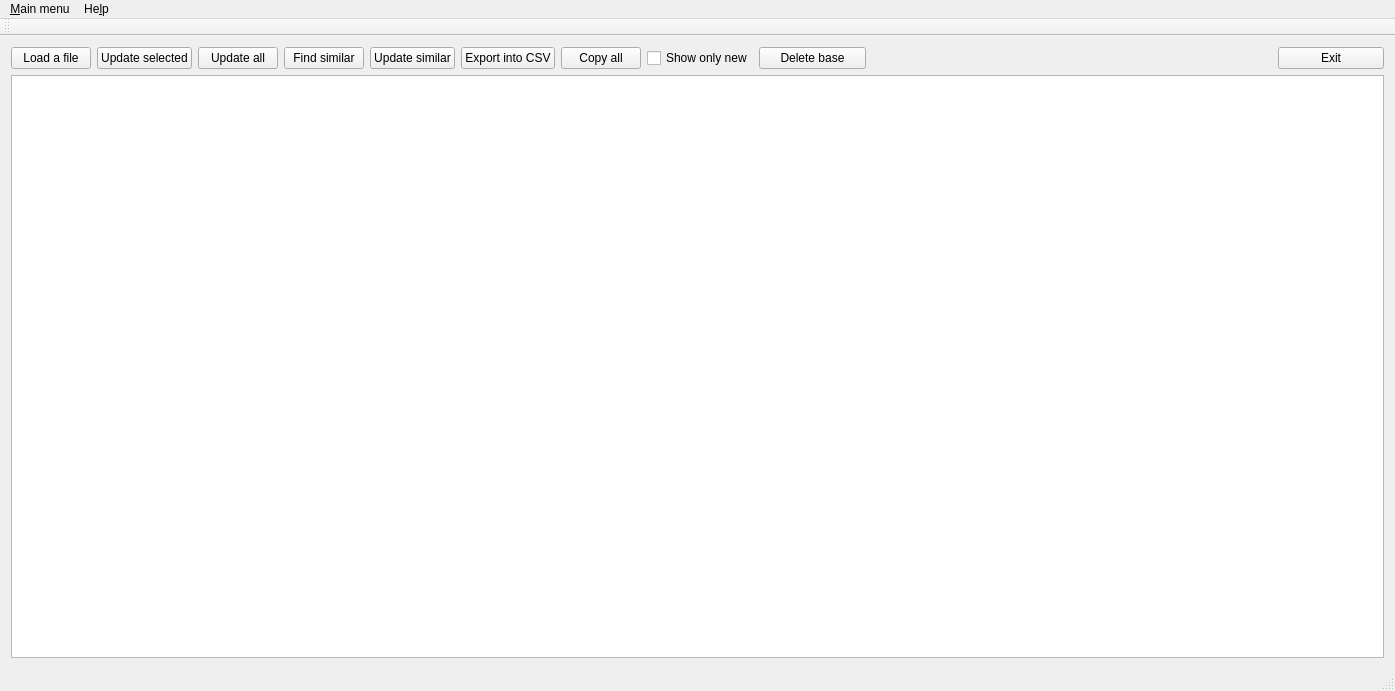
<?xml version="1.0" encoding="UTF-8"?>
<ui version="4.0">
 <class>MainWindow</class>
 <widget class="QMainWindow" name="MainWindow">
  <property name="geometry">
   <rect>
    <x>0</x>
    <y>0</y>
    <width>1395</width>
    <height>691</height>
   </rect>
  </property>
  <property name="sizePolicy">
   <sizepolicy hsizetype="Expanding" vsizetype="Expanding">
    <horstretch>0</horstretch>
    <verstretch>0</verstretch>
   </sizepolicy>
  </property>
  <property name="contextMenuPolicy">
   <enum>Qt::DefaultContextMenu</enum>
  </property>
  <property name="windowTitle">
   <string>Grow Your Sales</string>
  </property>
  <property name="layoutDirection">
   <enum>Qt::LeftToRight</enum>
  </property>
  <widget class="QWidget" name="centralWidget">
   <layout class="QGridLayout" name="gridLayout_2">
    <item row="0" column="4">
     <widget class="QPushButton" name="btnExit">
      <property name="cursor">
       <cursorShape>ArrowCursor</cursorShape>
      </property>
      <property name="text">
       <string>Exit</string>
      </property>
     </widget>
    </item>
    <item row="3" column="0" colspan="5">
     <layout class="QGridLayout" name="gridLayout">
      <property name="sizeConstraint">
       <enum>QLayout::SetMaximumSize</enum>
      </property>
      <item row="0" column="0">
       <widget class="QTableView" name="tableView">
        <property name="selectionBehavior">
         <enum>QAbstractItemView::SelectRows</enum>
        </property>
        <attribute name="verticalHeaderCascadingSectionResizes">
         <bool>false</bool>
        </attribute>
       </widget>
      </item>
     </layout>
    </item>
    <item row="0" column="0">
     <layout class="QHBoxLayout" name="horizontalLayout">
      <item>
       <widget class="QPushButton" name="btnLoadFile">
        <property name="text">
         <string>Load a file</string>
        </property>
       </widget>
      </item>
      <item>
       <widget class="QPushButton" name="btnUpdateSelected">
        <property name="text">
         <string>Update selected</string>
        </property>
       </widget>
      </item>
      <item>
       <widget class="QPushButton" name="btnUpdateAll">
        <property name="text">
         <string>Update all</string>
        </property>
       </widget>
      </item>
      <item>
       <widget class="QPushButton" name="btnFindSimilar">
        <property name="toolTip">
         <string>Funtion has not been implemented yet</string>
        </property>
        <property name="toolTipDuration">
         <number>-1</number>
        </property>
        <property name="text">
         <string>Find similar</string>
        </property>
       </widget>
      </item>
      <item>
       <widget class="QPushButton" name="btnUpdateSimilar">
        <property name="toolTip">
         <string>Funtion has not been implemented yet</string>
        </property>
        <property name="statusTip">
         <string/>
        </property>
        <property name="text">
         <string>Update similar</string>
        </property>
       </widget>
      </item>
      <item>
       <widget class="QPushButton" name="btnExportFile">
        <property name="text">
         <string>Export into CSV</string>
        </property>
       </widget>
      </item>
      <item>
       <widget class="QPushButton" name="btnCopyAll">
        <property name="text">
         <string>Copy all</string>
        </property>
       </widget>
      </item>
     </layout>
    </item>
    <item row="0" column="3">
     <spacer name="horizontalSpacer">
      <property name="orientation">
       <enum>Qt::Horizontal</enum>
      </property>
      <property name="sizeType">
       <enum>QSizePolicy::Fixed</enum>
      </property>
      <property name="sizeHint" stdset="0">
       <size>
        <width>400</width>
        <height>20</height>
       </size>
      </property>
     </spacer>
    </item>
    <item row="0" column="1">
     <widget class="QCheckBox" name="checkBox">
      <property name="text">
       <string>Show only new</string>
      </property>
     </widget>
    </item>
    <item row="0" column="2">
     <widget class="QPushButton" name="pushButton">
      <property name="text">
       <string>Delete base</string>
      </property>
     </widget>
    </item>
   </layout>
  </widget>
  <widget class="QMenuBar" name="menuBar">
   <property name="geometry">
    <rect>
     <x>0</x>
     <y>0</y>
     <width>1395</width>
     <height>19</height>
    </rect>
   </property>
   <widget class="QMenu" name="menuGrow_Your_Sales">
    <property name="title">
     <string>&amp;Main menu</string>
    </property>
    <addaction name="actionLoad_file"/>
    <addaction name="actionExit"/>
   </widget>
   <widget class="QMenu" name="menuAbout">
    <property name="title">
     <string>He&amp;lp</string>
    </property>
    <addaction name="actionAbout"/>
   </widget>
   <addaction name="menuGrow_Your_Sales"/>
   <addaction name="menuAbout"/>
  </widget>
  <widget class="QToolBar" name="mainToolBar">
   <attribute name="toolBarArea">
    <enum>TopToolBarArea</enum>
   </attribute>
   <attribute name="toolBarBreak">
    <bool>false</bool>
   </attribute>
  </widget>
  <widget class="QStatusBar" name="statusBar"/>
  <action name="actionExit">
   <property name="text">
    <string>&amp;Exit</string>
   </property>
  </action>
  <action name="actionLoad_file">
   <property name="checkable">
    <bool>false</bool>
   </property>
   <property name="enabled">
    <bool>true</bool>
   </property>
   <property name="text">
    <string>&amp;Load file ...</string>
   </property>
  </action>
  <action name="actionAbout">
   <property name="text">
    <string>&amp;About</string>
   </property>
  </action>
 </widget>
 <layoutdefault spacing="6" margin="11"/>
 <resources/>
 <connections/>
</ui>
